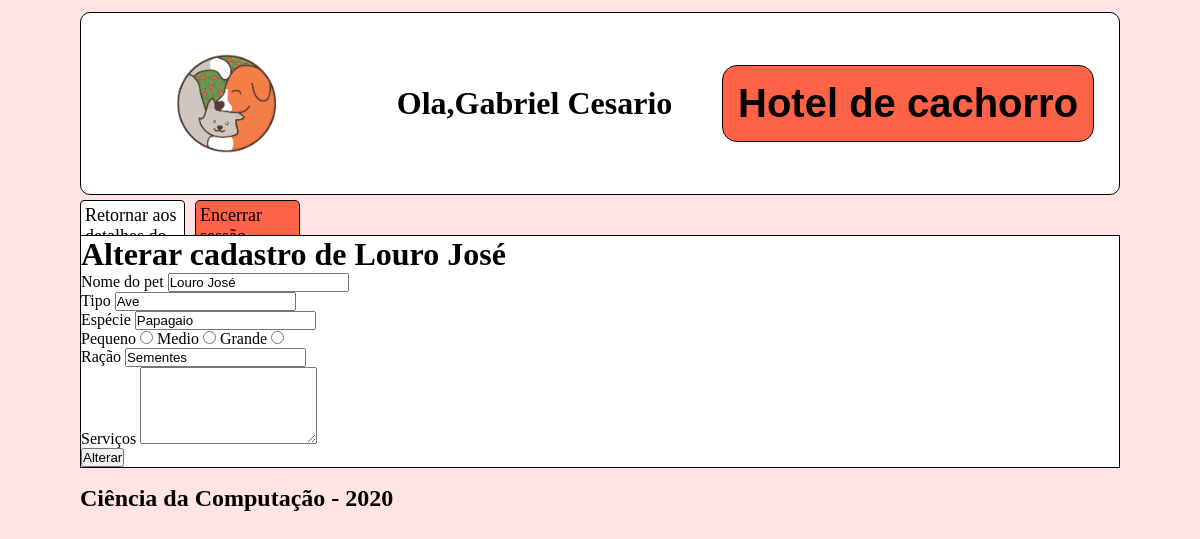
The page /pet/register/?id=3 (signed in) on the database its author committed.
### cliente/models.py (models this page shows, shortened)
class Pessoa(models.Model):
    _CPF = models.CharField(max_length=16, blank=False,null=False, default=0)
    _nome = models.CharField("Nome",max_length=100,blank=False,null=False)
    _email = models.EmailField("E-Mail",max_length=200,blank=True, null=False, unique=True)
    _tel = models.CharField("Telefone",max_length=20,blank=True,null=True)
    user = models.OneToOneField(User, verbose_name="Usuario",on_delete=models.CASCADE, null=True)
    class Meta:
        abstract = True
    @property
    def nome(self):
        return self._nome
    @property
    def CPF(self):
        return self._CPF
    @property
    def email(self):
        return self._email
    @property
    def tel(self):
        return self._tel

class Cliente(Pessoa):
    monitor_escolhido = models.ForeignKey(Monitor, verbose_name="Monitor responsável", on_delete=models.CASCADE, null=True,blank=True)
    class Meta:
        verbose_name = 'cliente'
        verbose_name_plural = 'clientes'

class Pet(models.Model):
    _nome_pet = models.CharField("Nome do pet",max_length=30,blank=False,null=False)
    _tipo = models.CharField("Tipo",max_length=50,blank=False,null=False,default="Cachorro")
    _porte = models.PositiveIntegerField("porte do mascote",choices=PORTE_MASCOTE,default=PEQUENO)
    _especie = models.CharField("Espécie:",max_length=50,blank=False,null=True)
    _racao = models.CharField("Ração",max_length=30,blank=False, null=False)
    data_entrada = models.DateField(verbose_name="Data de entrada",auto_now_add=True)
    dono = models.ForeignKey(Cliente, verbose_name="Dono",on_delete=models.CASCADE,blank=False)
    _servicos = models.TextField("Serviços",max_length=400,blank=True)
    class Meta:
        verbose_name = 'mascote'
        verbose_name_plural = 'mascotes'
    @property
    def nome_pet(self):
        if self._nome_pet:
            return self._nome_pet
        return str(self.id)
    @property
    def tipo(self):
        return self._tipo
    @property
    def porte(self):
        for code,label in PORTE_MASCOTE:
            if self._porte == code:
                break
        return label
    @porte.setter
    def porte(self,valor):
        if valor == 'Pequeno':
            self._porte = PEQUENO
        elif valor == 'Medio':
            self._porte = MEDIO
        elif valor == 'Grande':
            self._porte = GRANDE
        else:
            raise ValueError('Porte inválido, selecione entre pequeno(P ou p),médio(m ou M) ou grande(g ou G)')
    @property
    def especie(self):
        return self._especie
    @property
    def racao(self):
        return self._racao
    @property
    def servicos(self):
        return self._servicos

### cliente/views.py (the view)
# urls.py: path('pet/register/', views.register_pet),
@login_required(login_url='/login/')
def register_pet(request):
    pet_id = request.GET.get('id')
    if pet_id:
        cliente = Cliente.objects.get(user = request.user)
        pet = Pet.objects.get(dono = cliente, id=pet_id)
        return render(request, 'registro-pet.html',{'cliente':cliente,'pet':pet})
    else:
        cliente = Cliente.objects.get(user = request.user)
        return render(request, 'registro-pet.html',{'cliente':cliente})

### cliente/templates/registro-pet.html (shortened to what this page needs)
{%load static%}
<!DOCTYPE html>
<html lang="en">
<head>
</head>
<body>
    <div class="header">
            <img class="logo" src="{% static 'logo.png' %}" alt="My image">
            <h1 class="user">Ola,{{cliente.nome}}</h1>
            <h1 class="title">Hotel de cachorro</h1>
    </div>
    <div class="nav">
            <ul class="nav-1">
                {%if pet%}
                    <li class='cadastro'><a href="/pet/datalhe/{{pet.id}}/">Retornar aos detalhes do pet</a></li>
                {%else%}
                    <li class='cadastro'><a href="/">Retornar a lista</a></li>
                {%endif%}
                <li class='logout'><a href="/logout/">Encerrar sessão</a></li>
            </ul>
    </div>
    <div class="conteudo">
        <div class="pet">
            <h1>
                    {%if pet%}
                        Alterar cadastro de {{pet.nome_pet}}
                    {%else%}
                        Cadastrar novo pet
                    {%endif%}
            </h1>
            <div class="formulario">
            <form enctype="multipart/form-data" action="submit", method="POST">{% csrf_token %}
                <div class="campo">
                    <label for="_nome_pet">Nome do pet</label>
                    <input type="text" name="_nome_pet" value="{{pet.nome_pet}}">
                </div>
                <div class="campo">
                    <label for="_tipo">Tipo</label>
                    <input type="text" name="_tipo" value="{{pet.tipo}}">
                </div>
                <div class="campo">
                    <label for="_especie">Espécie</label>
                    <input type="text" name="_especie" value="{{pet.especie}}">
                </div>
                <div class="campo">
                    <label for="PEQUENO">Pequeno</label>
                    <input type="radio" name="_porte" value=1>
                    <label for="MEDIO">Medio</label>
                    <input type="radio" name="_porte" value=2>
                    <label for="Grande">Grande</label>
                    <input type="radio" name="_porte" value=3>
                </div>
                <div class="campo">
                    <label for="_racao">Ração</label>
                    <input type="text" name="_racao" value="{{pet.racao}}">
                </div>
                <div class="campo">
                    <label for="_servicos">Serviços</label>
                    <textarea rows="5" name="_servicos"></textarea>
                </div>
                <button class="cadastro" type="submit">
                    {%if pet%}
                        Alterar
                    {%else%}
                        Cadastrar
                    {%endif%}
                </button>
            </div>
        </div>
       </div>
    <div class="footer">
        <footer>
            <h2>Ciência da Computação - 2020</h2>
        </footer>
    </div>
</body>
</html>

### cliente/templates/registro-pet.html (style rules this page uses)
* { padding:0; margin:0; }
body { display: grid; background-color:mistyrose; min-width: 100vh; grid-template-columns: 1fr; grid-template-rows: 200px 30px 1fr 100px; grid-template-areas: 'cabecalho' 'navegacao' 'conteudo' 'rodape'; }
.header { display:flex; margin:12px 80px 5px 80px; grid-area: cabecalho; background-color:white; align-items:center; border:solid 1px black; border-radius: 10px; justify-content: space-around; }
.logo { height: 100%; }
.title { font-size:40px; font-family: Arial, "Helvetica Neue", Helvetica, sans-serif; border:solid 1px black; background-color:tomato; padding:15px; border-radius:15px; }
.nav { grid-area:navegacao; margin:0px 900px 5px 80px; }
.nav-1 { display: grid; list-style: none; grid-template-columns: 1fr 1fr; grid-gap: 10px; grid-template-areas: 'botao-1 botao-2'; }
.nav-1 .cadastro { grid-area:botao-1; padding:4px; background-color:white; border:solid 1px black; border-radius: 4px; }
.nav-1 .logout { grid-area:botao-2; padding:4px; border:solid 1px black; background-color:tomato; border-radius: 5px; }
a { text-decoration: none; font-size: 18px; color:black; }
.conteudo { grid-area:conteudo; margin:5px 80px 5px 80px; background-color:white; display: grid; grid-template-columns: repeat(2,1fr); grid-gap: 24px; border:solid 1px black; }
.footer { grid-area:rodape; margin:12px 80px 5px 80px; }

### rows shown on the page
Cliente: nome "Gabriel Cesario"
Pet: nome_pet "Louro José", _nome_pet "Louro José", _tipo "Ave", _especie "Papagaio", _racao "Sementes"
